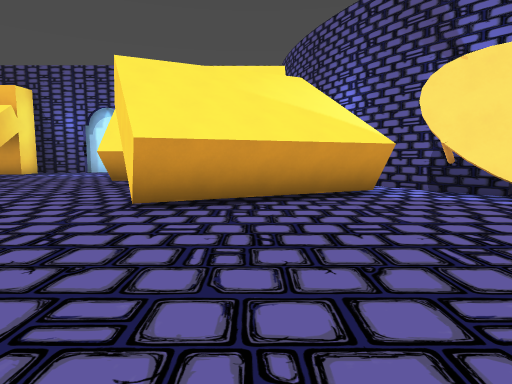
[1] (above)

23 first-person views from a walk through a level from a Godot 3-D game. The camera is 1.4 m above the floor, tilts 6° down and sees 75° across. The floor is counted in squares, 2 m on a side. Each view is taken from the middle of a square. On the plan, view 1 faces up. The plan holds only what a view shows up to about 10 squares ahead; the rest is blank.

[2]
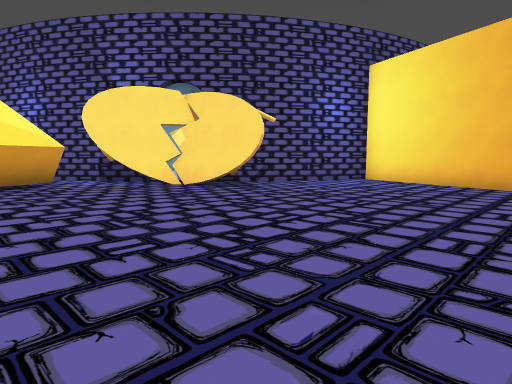

[3]
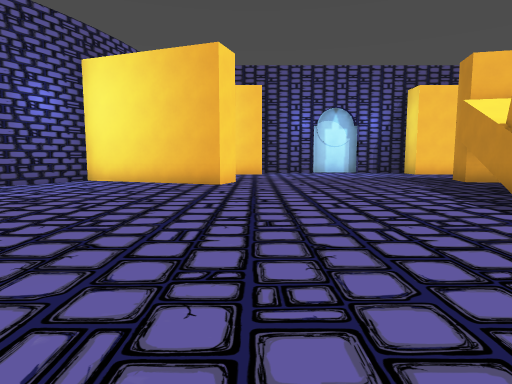

[4]
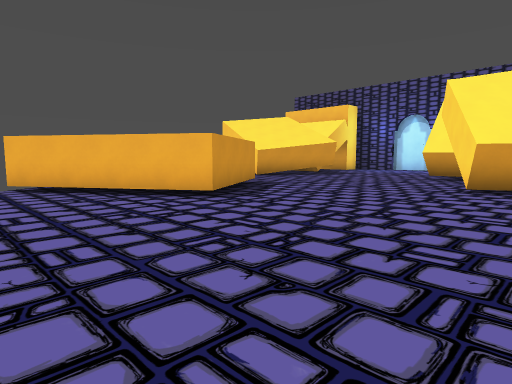

[5]
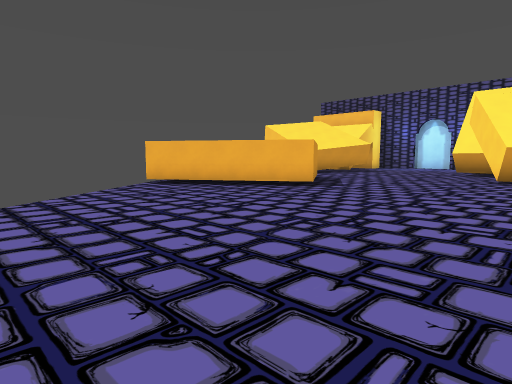

[6]
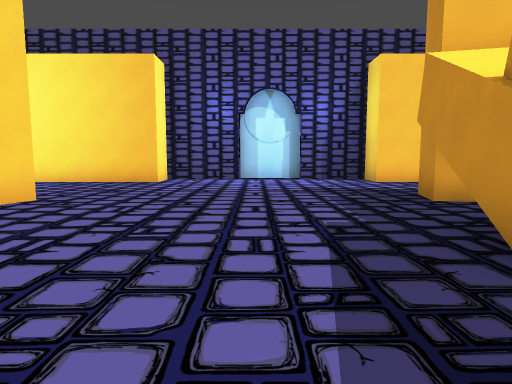

[7]
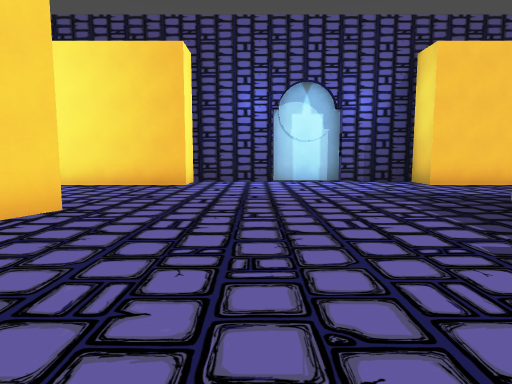

[8]
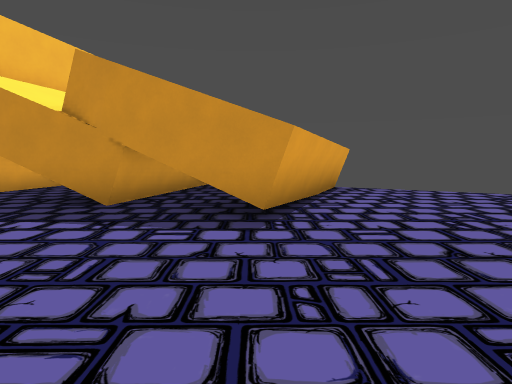

[9]
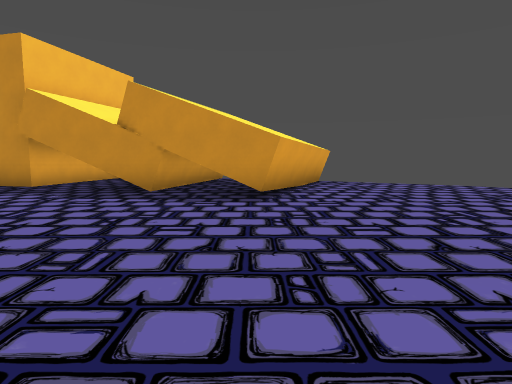

[10]
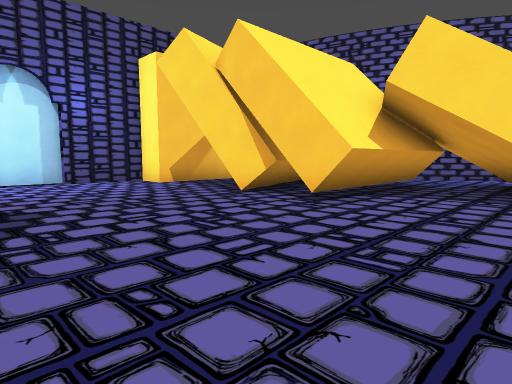

[11]
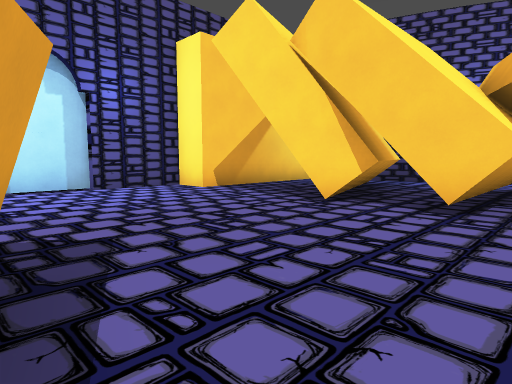

[12]
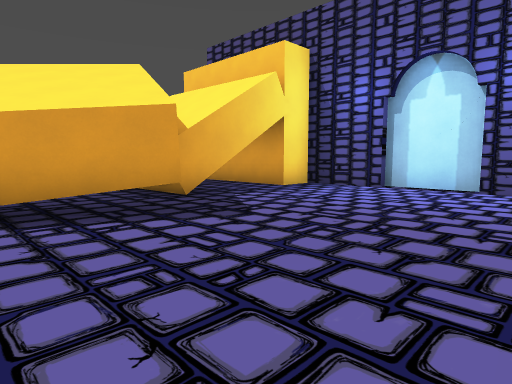

[13]
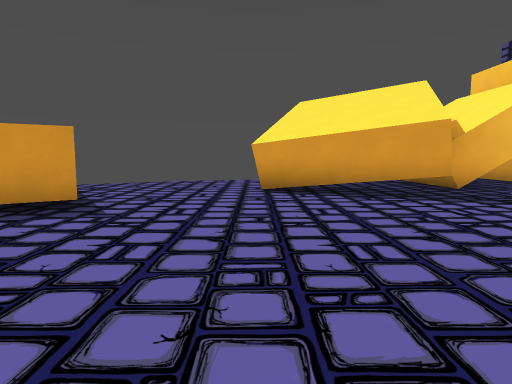

[14]
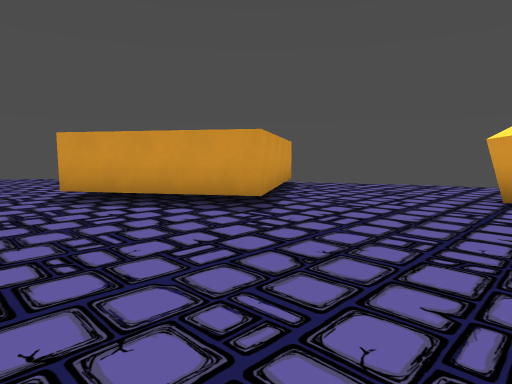

[15]
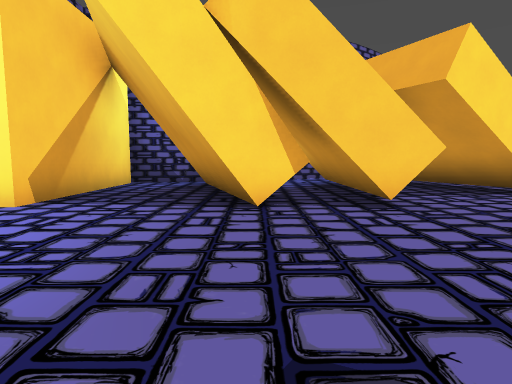

[16]
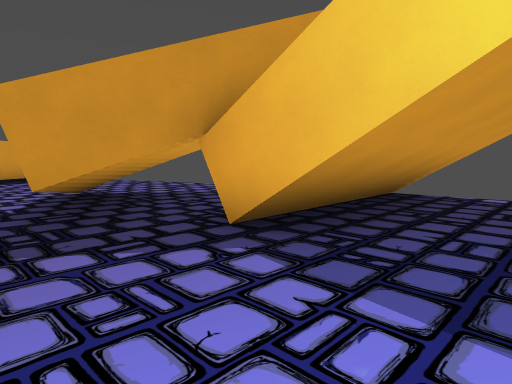

[17]
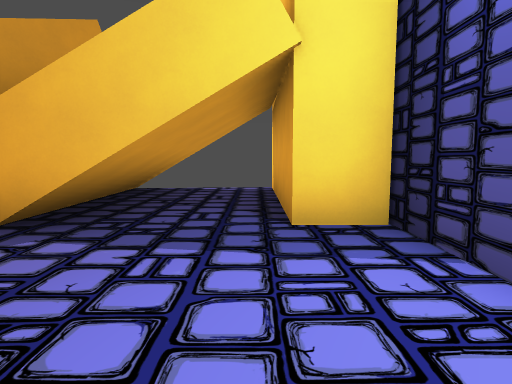

[18]
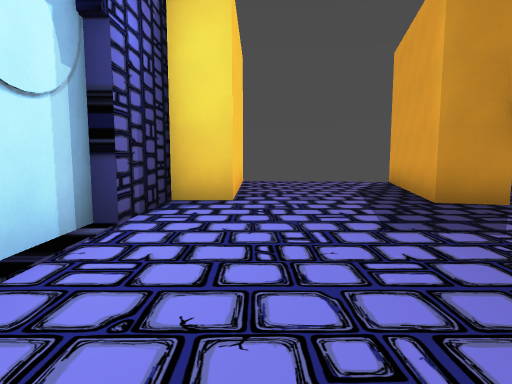

[19]
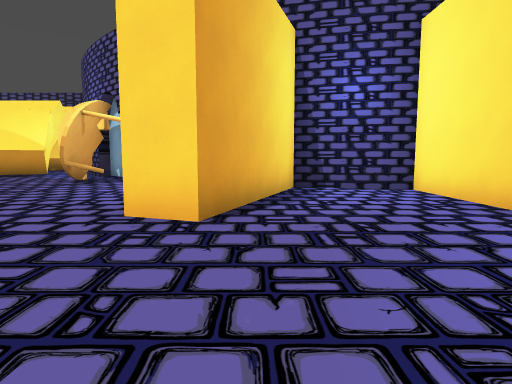

[20]
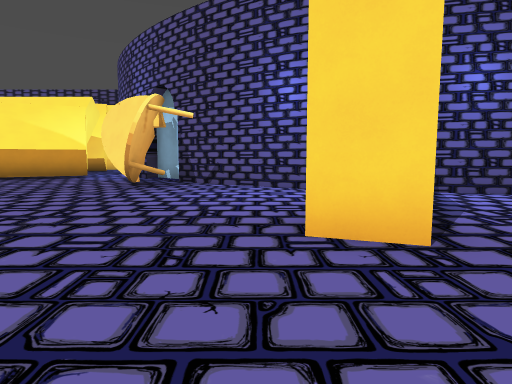

[21]
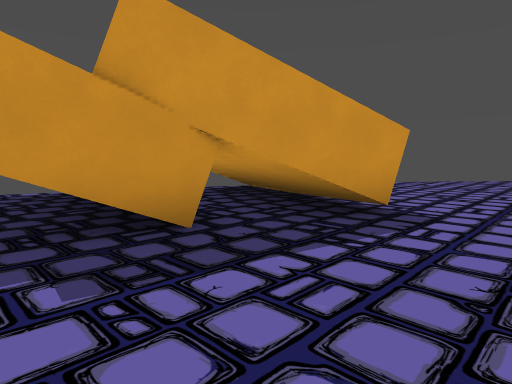

[22]
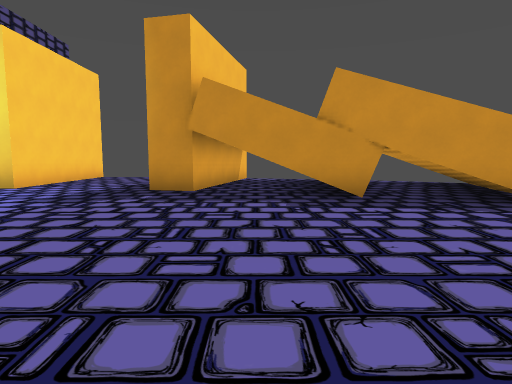

[23]
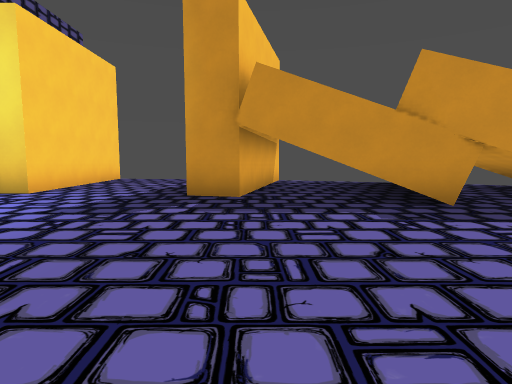

### Floor plan
Key: @ floor where view 1 was taken; # wall or solid block; x gap in a wall; . floor; ^ raised ledge.
Columns run from 14 left of view 1 to 15 right of it. Each row starts with its distance up from view 1.
 15     ########
 14 #####......######
 13  ...............#
 12  ...............#
 11 #####.......#####
 10    ##......######
  9    ..^#....x^^^
  8    .^^#....########
  7   .###.........^#.#
  6   ...#.......^^##.##
  5    .........#^#...####
  4    ................#.##
  3    ....#...........#..###
  2     .####...............#####
  1     ##  ##..............#...#
  0        ##.....@.........#...#
 -1       ##...............##...#
 -2       .................#....#
 -3        .....................##
 -4         .....................#
 -5          ....................#
 -6           ...................#
 -7            .......#..........#
 -8             .....#^###.......#
 -9              ....^^^^^#.#....#
-10                ..# ^^ ^##...##
-11                 x^ #^  #....#
-12                     ^ ##....#
-13                       ##....#

Positions as (right, up) in squares from view 1, and headings:
1: (0, 0), facing up
2: (0, -3), facing up-right
3: (0, -3), facing right
4: (0, -3), facing up-left
5: (0, -6), facing up-left
6: (4, -6), facing right
7: (5, -5), facing right
8: (4, -3), facing down
9: (4, -1), facing down
10: (-8, 5), facing up-right
11: (-8, 7), facing up-right
12: (-4, 7), facing up-left
13: (-2, 6), facing left
14: (-3, 7), facing down-left
15: (-8, 10), facing right
16: (-7, 13), facing down-left
17: (-6, 13), facing left
18: (13, -4), facing down
19: (10, -6), facing up
20: (8, -5), facing up
21: (8, -5), facing down-left
22: (8, -2), facing down
23: (9, -3), facing down
